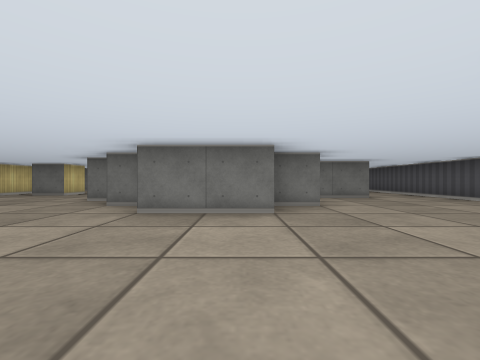
view 1 (above)

22 first-person views from a walk through a cub3D maze. The camera is about half as high as the walls, looks level and sees 90° across. The floor is counted in squares. Each view is taken from the middle of a square. On the plan, view 1 faces up. The plan holds only what a view shows up to about 9 squares ahead; the rest is blank.

view 2
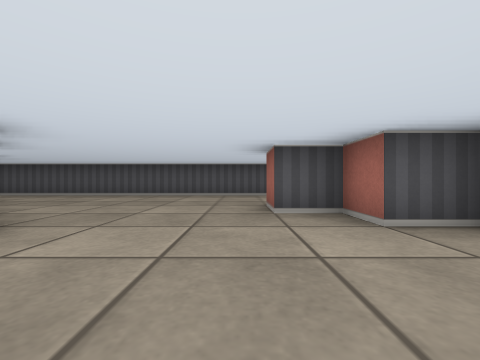

view 3
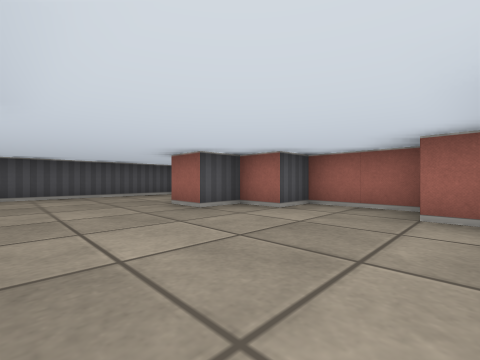

view 4
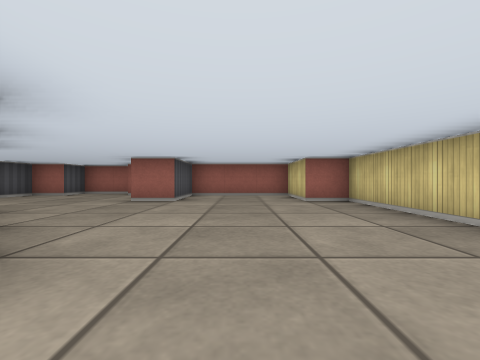

view 5
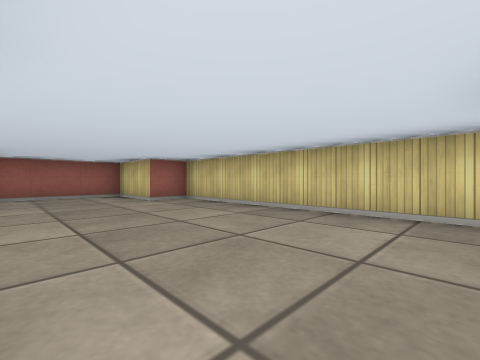

view 6
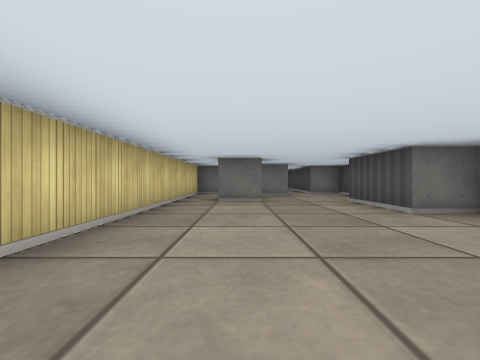

view 7
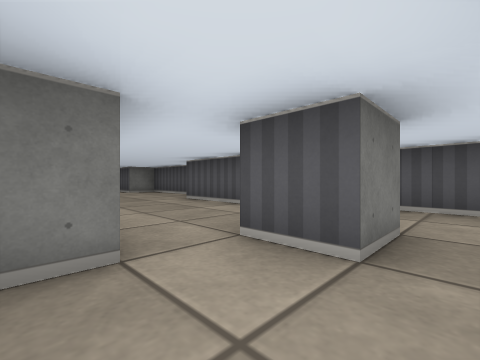

view 8
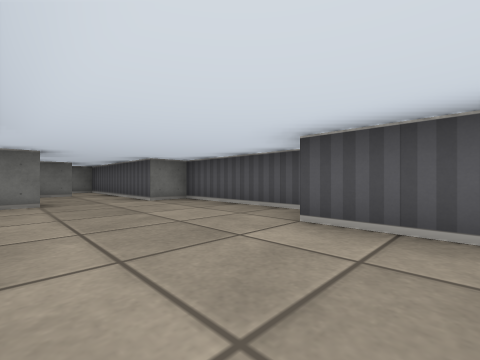

view 9
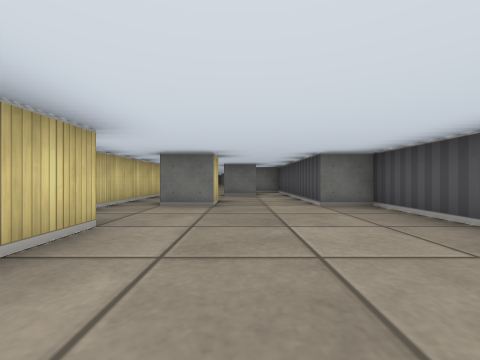

view 10
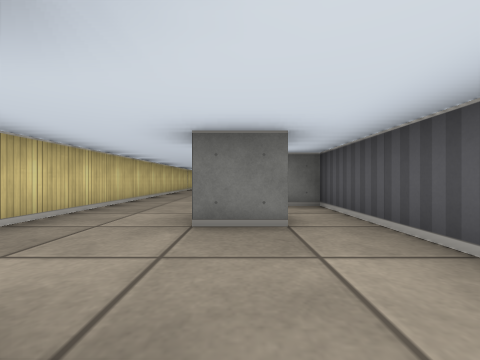

view 11
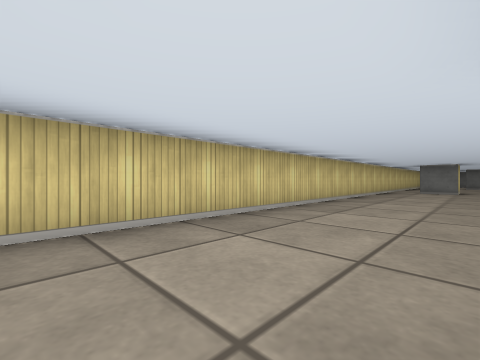

view 12
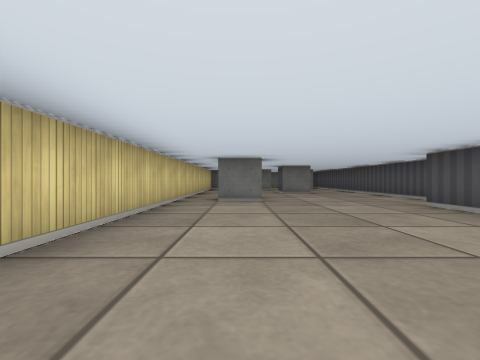

view 13
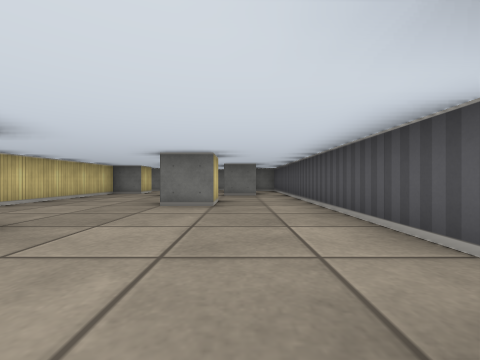

view 14
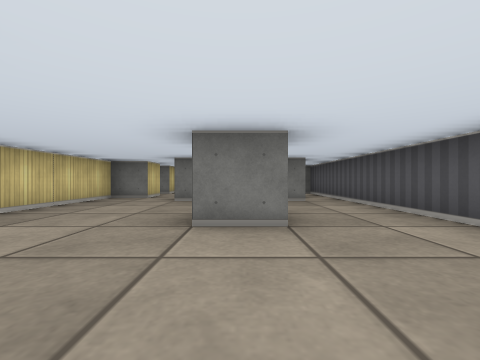

view 15
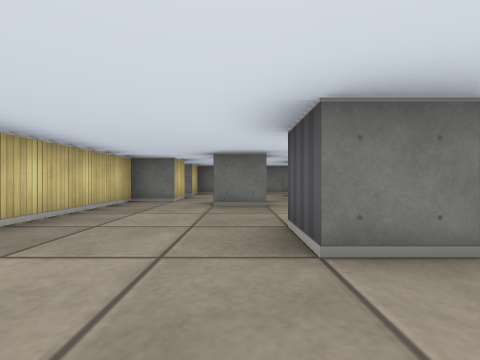

view 16
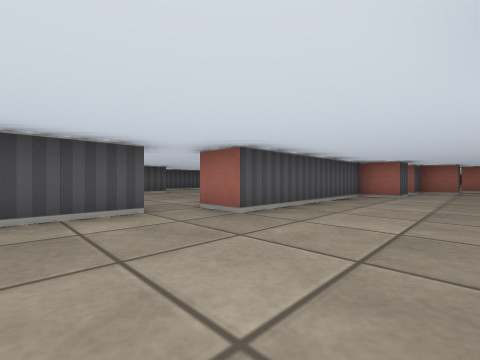

view 17
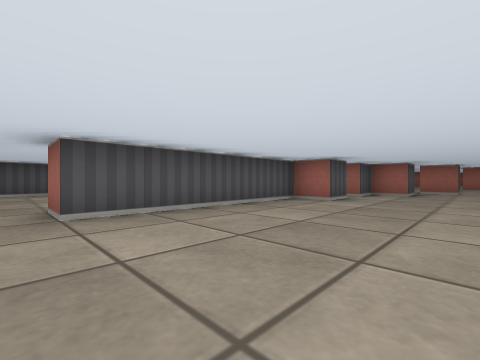

view 18
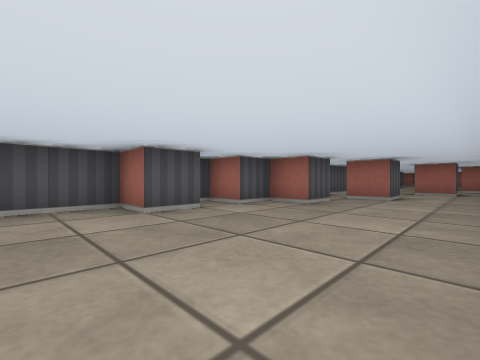

view 19
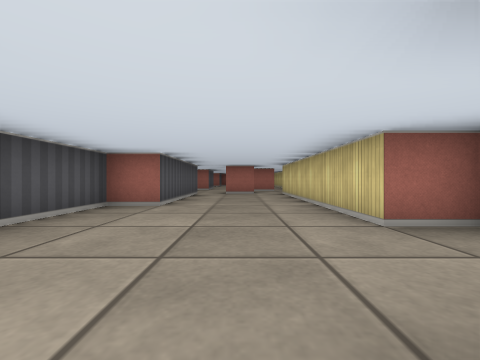

view 20
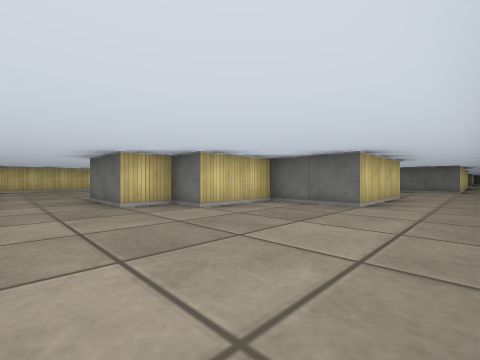

view 21
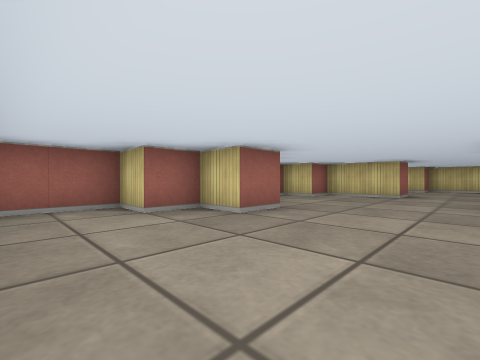

view 22
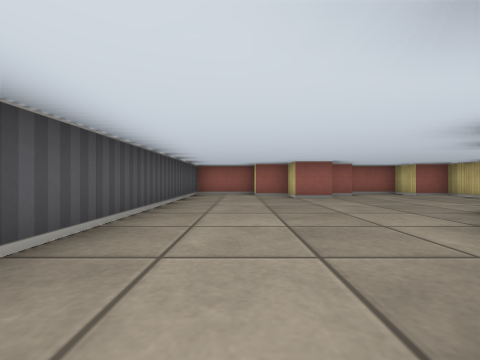

### Floor plan
Ten units are one square. View 1 is at (0, 0); x grows to the right and y downward. Boxes are objects, and circles mark ways between rooms. Rooms are numbered by the first view taken in them; rooms with no view inside come last. Other rooms are left out.
<svg viewBox="-80 -440 140 460">
<path fill="none" stroke="#000" d="M-25 -15 -25 5 -15 5 -15 15 5 15 5 5 15 5 15 -5 25 -5 25 5 35 5 35 15 55 15 55 -90M35 -95 35 -65 15 -65 15 -45 5 -45 5 -35 -15 -35M-45 -215 -55 -215 -55 -225 -45 -225M-55 -195 -55 -185 -65 -185 -65 -195 -55 -195M-35 -265 -35 -275 -25 -275 -25 -325 -15 -325M-75 -165 -65 -165 -65 -105 -75 -105 -75 -15 -65 -15 -65 5 -35 5 -35 -15 -25 -15M-54 -335 -65 -335M-15 -335 -15 -425M-45 -95 -55 -95 -55 -105 -45 -105M-25 -90 -25 -105 -35 -105 -35 -145 -25 -145 -25 -185 -35 -185 -35 -235 -45 -235 -45 -245 -35 -245 -35 -255 -25 -255M-55 -85 -55 -75 -65 -75M-35 -375 -35 -365 -45 -365 -45 -375M-45 -395 -55 -395M-24 -395 -35 -395M-25 -55 -35 -55 -35 -75M-65 -415 -65 -405 -75 -405 -75 -181M-19 -45 -25 -45M-59 -435 -65 -435 -65 -425 -69 -425M-32 -435 -41 -435"/>
<circle cx="-20" cy="-25" r="3" fill="#2a7"/>
<text x="20" y="-30">1</text>
<text x="-50" y="-230">2</text>
</svg>
Room 1 opens to room 2.

Where each view was taken, in squares from view 1:
view 1: 0 up, 0 right, facing up
view 2: 1 up, 2 left, facing right
view 3: 3 up, 2 left, facing down-right
view 4: 7 up, 5 left, facing down
view 5: 7 up, 4 left, facing down-left
view 6: 2 up, 6 left, facing up
view 7: 9 up, 7 left, facing up-right
view 8: 13 up, 6 left, facing up-right
view 9: 14 up, 5 left, facing up
view 10: 19 up, 5 left, facing up
view 11: 23 up, 5 left, facing up-left
view 12: 28 up, 6 left, facing up
view 13: 32 up, 3 left, facing up
view 14: 34 up, 4 left, facing up
view 15: 35 up, 5 left, facing up
view 16: 35 up, 5 left, facing down-right
view 17: 33 up, 6 left, facing down-right
view 18: 29 up, 7 left, facing down-right
view 19: 19 up, 5 left, facing down
view 20: 2 up, 5 right, facing up-left
view 21: 3 up, 5 right, facing down-left
view 22: 7 up, 4 right, facing down
